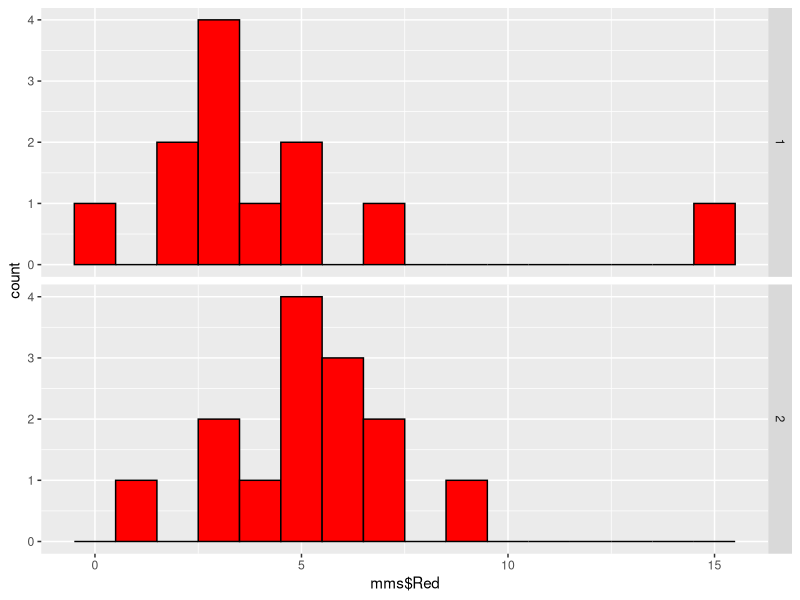
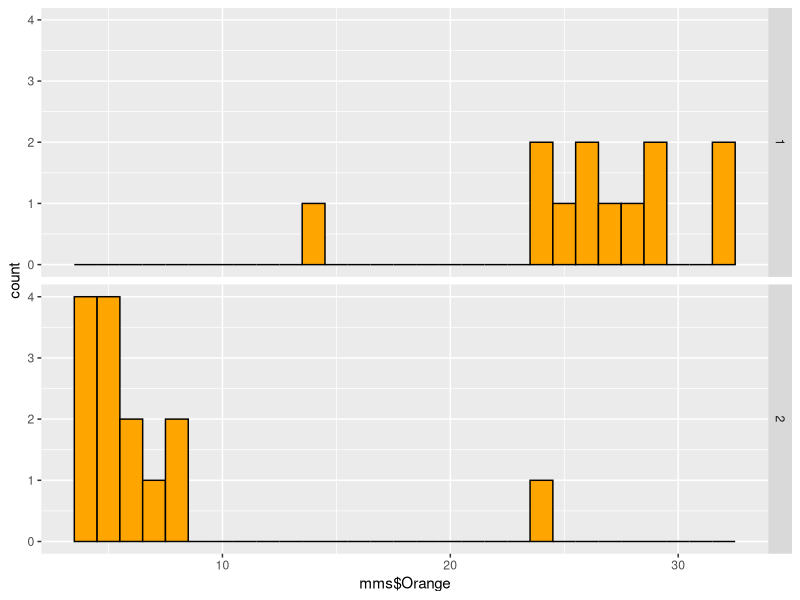
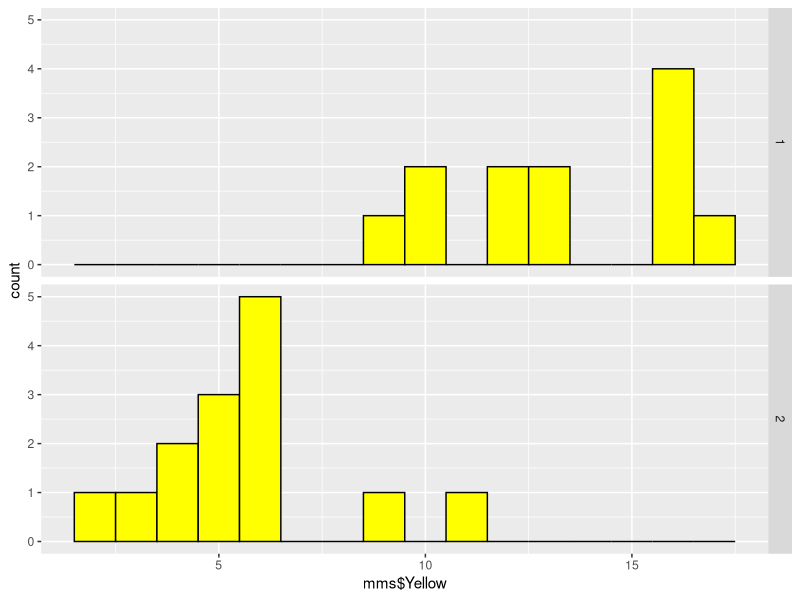
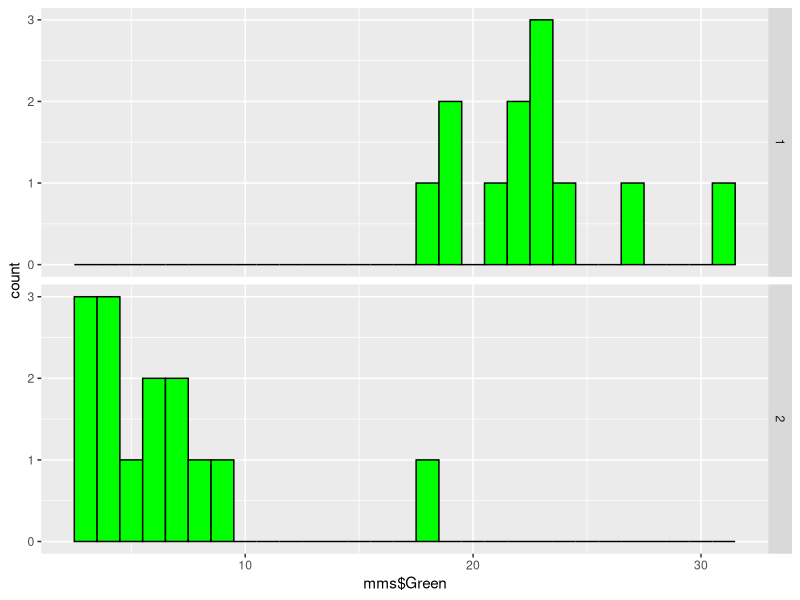
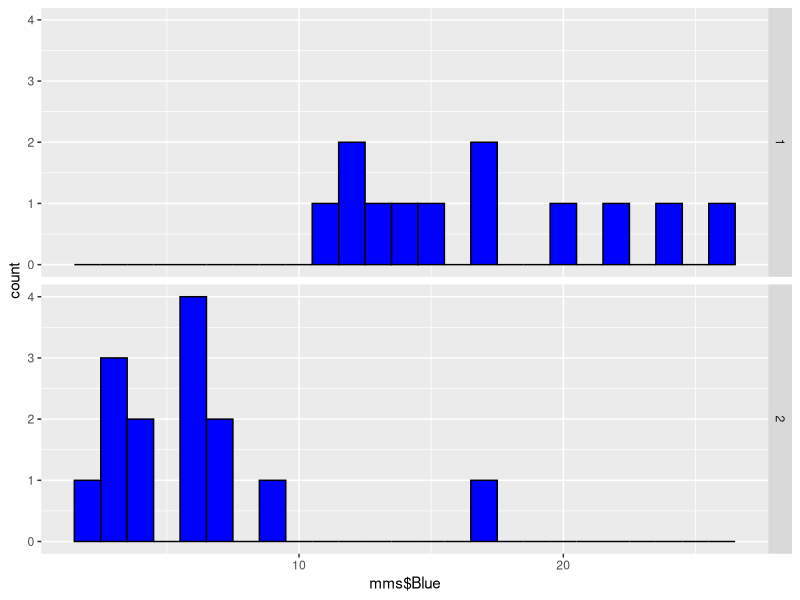
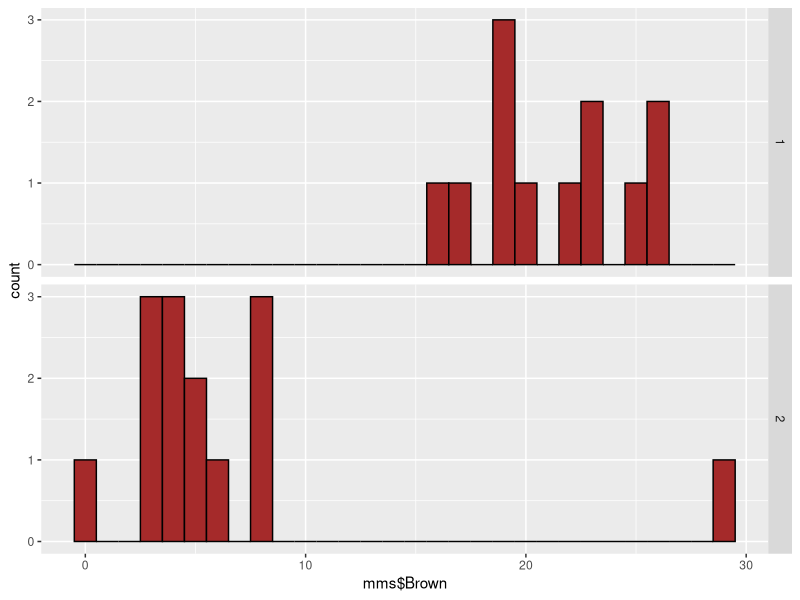

Recreate these plots in R, in order.
##some first steps, just to get the computer ready to do my math##
library(tidyverse)


##import CSV file with our data##
mms <- read.csv("mmset1.csv")


##Let's look at our distributions##
ggplot(data = mms, aes(x=mms$Red)) + geom_histogram(binwidth=1, fill="red", color="black") + facet_grid(mms$Type ~ .)
ggplot(data = mms, aes(x=mms$Orange)) + geom_histogram(binwidth=1, fill="orange", color="black") + facet_grid(mms$Type ~ .)
ggplot(data = mms, aes(x=mms$Yellow)) + geom_histogram(binwidth=1, fill="yellow", color="black") + facet_grid(mms$Type ~ .)
ggplot(data = mms, aes(x=mms$Green)) + geom_histogram(binwidth=1, fill="Green", color="black") + facet_grid(mms$Type ~ .)
ggplot(data = mms, aes(x=mms$Blue)) + geom_histogram(binwidth=1, fill="blue", color="black") + facet_grid(mms$Type ~ .)
ggplot(data = mms, aes(x=mms$Brown)) + geom_histogram(binwidth=1, fill="brown", color="black") + facet_grid(mms$Type ~ .)



##Let's see if the difference is statistically signficant##
t.test(Red~Type, mms)
t.test(Orange~Type, mms)
t.test(Yellow~Type, mms)
t.test(Green~Type, mms)
t.test(Blue~Type, mms)
t.test(Brown~Type, mms)

